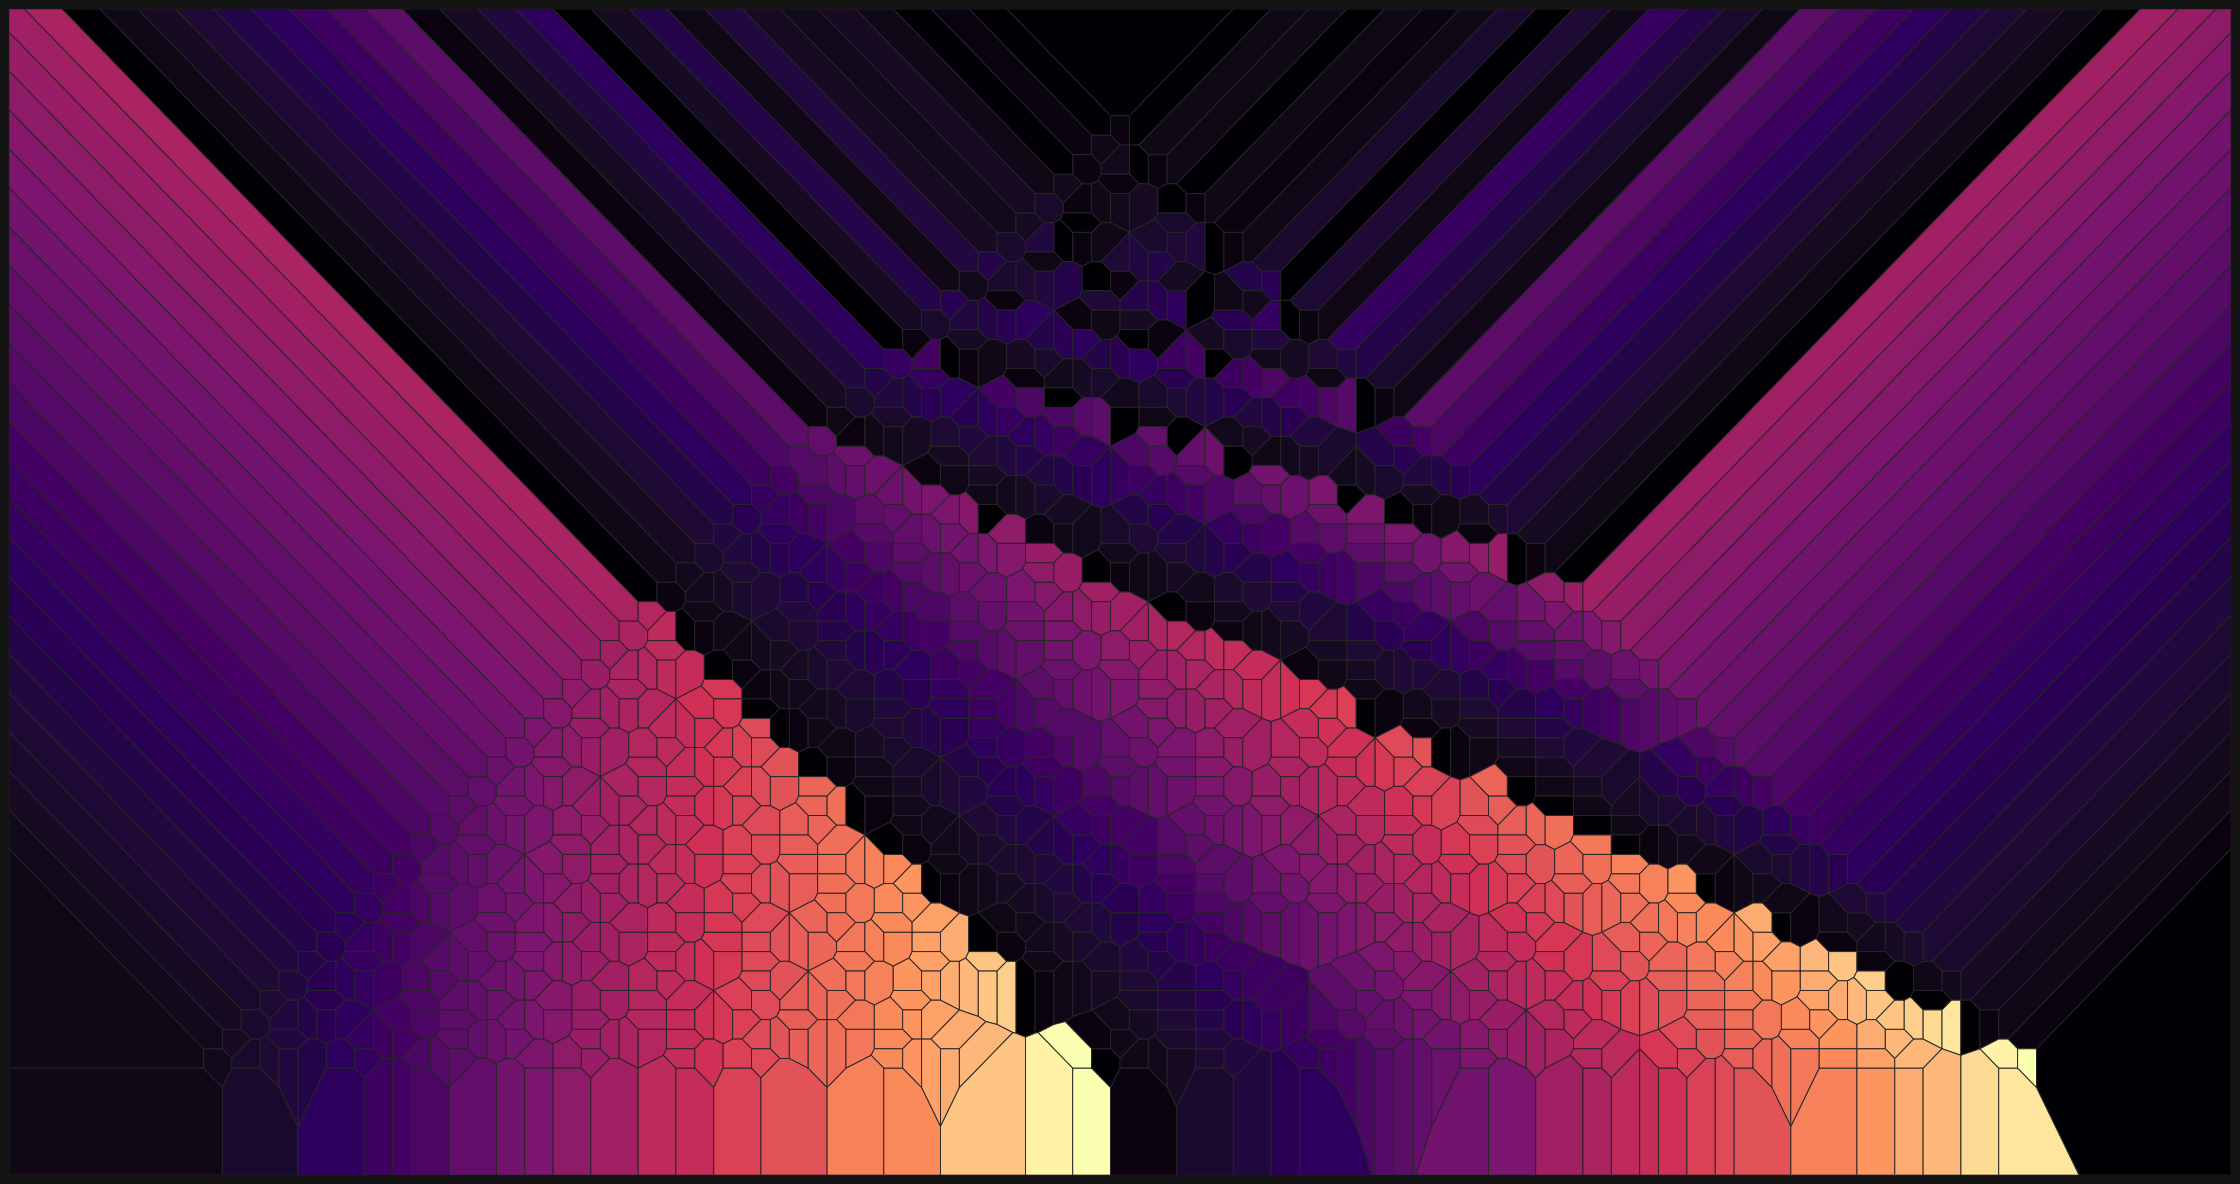

R code for this plot:
library(tidyverse)
library(ggforce)

rule30 <- read_csv(here::here("genuary", "2021", "data", "rule30.csv"), col_names = FALSE)

rule30_xy <- rule30 %>% 
  mutate(y = row_number()) %>% 
  pivot_longer(`X1`:`X101`, names_to = "x") %>% 
  filter(value == 1) %>% 
  mutate(
    x = as.numeric(str_remove(x, "X")),
    color1 = x %% y,
    color2 = x %% 2
    )

ggplot(rule30_xy) +
  geom_voronoi_tile(aes(x, y, fill = color1), color = "grey20", size = 0.1) +
  scale_y_reverse() +
  scale_fill_viridis_c(option = "magma") +
  coord_cartesian(expand = FALSE) +
  theme_void() +
  theme(
    legend.position = "none",
    plot.background = element_rect(fill = "grey10", color = NA),
    plot.margin = margin(2, 2, 2, 2)
  ) +
  ggsave(here::here("genuary", "2021", "2021-2.png"), dpi = 320, width = 7, height = 3.7)

